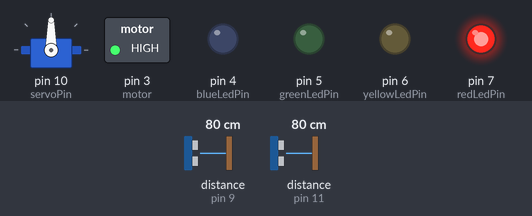
A sketch run on a simulated Arduino Uno, built with avr-gcc and run on an emulated ATmega328P. On the bench: servo, switched loads named in the sketch (green lamp = pin HIGH), output pins drawn as LEDs (lit = HIGH). Wiring (inferred from the names in the program): 2 × ultrasonic range finder: trigger pin 8, echo pin 9 / trigger pin 12, echo pin 11. Inputs (shaded band) come from the test bench; at power-on: distance to the obstacle (sensors on pin 9, pin 11) 80 cm. The echo pulse lasts 58.3 µs per cm; pins used as bus, display or sensor lines are not drawn; what the sketch prints to the serial monitor is not drawn.

Above: at 0.1 s.
Timing chart, 0 to 1.6 s (numbered marks = the images above):
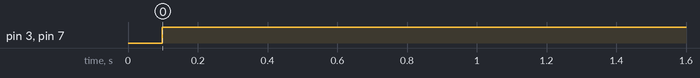

Measured:
- by itself, pin 3 (motor), pin 7 (redLedPin): LOW → HIGH at 0.10 s

The sketch:

GoodsSorting_Conveyor.ino
```cpp
#include <Servo.h>

const byte triggerPin1 = 8;
const byte echoPin1 = 9;
const byte triggerPin2 = 12;
const byte echoPin2 = 11;
const byte servoPin = 10;
const byte redLedPin = 7;
const byte yellowLedPin = 6;
const byte greenLedPin = 5;
const byte blueLedPin = 4;
const byte motor = 3;

const float distance = 25.0;
Servo servo;

void setup() {
  Serial.begin(9600);

  pinMode(triggerPin1, OUTPUT);
  pinMode(echoPin1, INPUT);
  pinMode(triggerPin2, OUTPUT);
  pinMode(echoPin2, INPUT);

  servo.attach(servoPin);
  pinMode(motor, OUTPUT);

  pinMode(redLedPin, OUTPUT);
  pinMode(yellowLedPin, OUTPUT);
  pinMode(greenLedPin, OUTPUT);
  pinMode(blueLedPin, OUTPUT);
}

void loop() {
  float distance1 = measureRange(triggerPin1, echoPin1);
  float distance2 = measureRange(triggerPin2, echoPin2);

  float gap = distance1 + distance2;
  float width = distance - gap;

  int category = determineCategory(width);

  Serial.print("category: ");
  Serial.println(category);
  Serial.print("distance from sensor 1: ");
  Serial.print(distance1);
  Serial.println(" cm");
  Serial.print("distance from sensor 2: ");
  Serial.print(distance2);
  Serial.println(" cm");
  Serial.print("gap (distance 1 + distance 2): ");
  Serial.print(gap);
  Serial.println(" cm");
  Serial.print("width object: ");
  Serial.print(width);
  Serial.println(" cm");

  performAction(category);

  delay(5000);
}

float measureRange(int triggerPin, int echoPin) {
  digitalWrite(triggerPin, LOW);
  delayMicroseconds(2);
  digitalWrite(triggerPin, HIGH);
  delayMicroseconds(10);
  digitalWrite(triggerPin, LOW);

  unsigned long duration = pulseIn(echoPin, HIGH);
  float range = (duration * 0.0343) / 2;
  return range;
}

int determineCategory(float width_) {
  if (width_ > 0.0 && width_ <= 5.0) {
    return 1; // small
  } else if (width_ > 5.0 && width_ <= 10.0) {
    return 2; // medium
  } else if (width_ > 10.0 && width_ <= 15.0) {
    return 3; // large
  } else {
    return 4; // another
  }
}

void performAction(int category) {
  switch (category) {
    case 1: // small
      digitalWrite(motor, LOW);

      digitalWrite(redLedPin, LOW);
      digitalWrite(yellowLedPin, HIGH);
      digitalWrite(greenLedPin, LOW);
      digitalWrite(blueLedPin, LOW);

      servo.write(45);
      break;
    case 2:// medium
      digitalWrite(motor, LOW);

      digitalWrite(redLedPin, LOW);
      digitalWrite(yellowLedPin, LOW);
      digitalWrite(greenLedPin, HIGH);
      digitalWrite(blueLedPin, LOW);

      servo.write(90);
      break;
    case 3:// large
      digitalWrite(motor, LOW);

      digitalWrite(redLedPin, LOW);
      digitalWrite(yellowLedPin, LOW);
      digitalWrite(greenLedPin, LOW);
      digitalWrite(blueLedPin, HIGH);

      servo.write(135);
      break;
    case 4: // another
      digitalWrite(motor, HIGH);

      digitalWrite(redLedPin, HIGH);
      digitalWrite(yellowLedPin, LOW);
      digitalWrite(greenLedPin, LOW);
      digitalWrite(blueLedPin, LOW);

      servo.write(90);
      break;
  }
}
```
